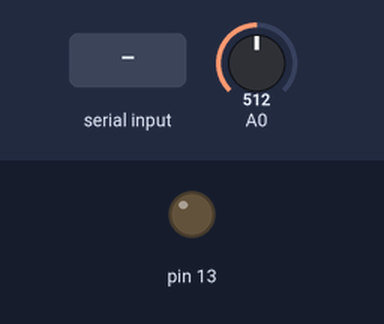
Bench run of a sketch on a simulated Arduino Uno, built with avr-gcc and run on an emulated ATmega328P. Shown: output pins drawn as LEDs (lit = HIGH). The inputs (shaded band) are chosen by the test bench; at power-on: A0 = 512. What the sketch prints to the serial monitor is not drawn.

Above: at 1.2 s.
1.3 s: "1" received over Serial
At 1.7 s:
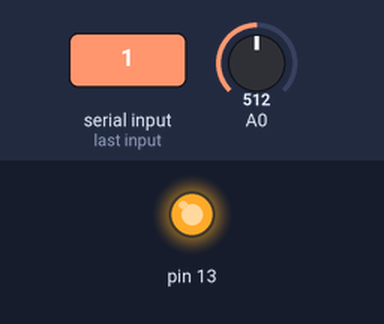
2.8 s: "0" received over Serial
At 4.0 s:
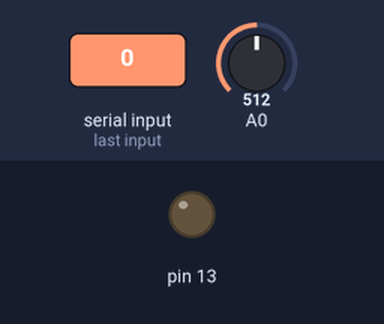
Timing chart, 0 to 5.8 s (numbered marks = the images above; inputs shaded):
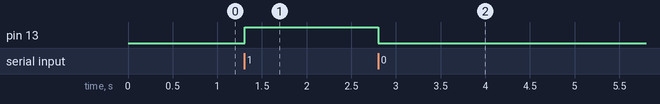

Measured:
- after the input at 1.3 s, pin 13: LOW → HIGH at once
- after the input at 2.8 s, pin 13: HIGH → LOW at once

The sketch:

Infrared.ino
```cpp
char val;
void setup()
{
  Serial.begin(9600);
  pinMode(13, OUTPUT);
}
void loop() {
   val = Serial.read();
   if (val == '1') {
     digitalWrite(13, HIGH);
  }
  if (val=='0') {
    digitalWrite(13, LOW);
  }
  Serial.println(analogRead(A0));
}
```
